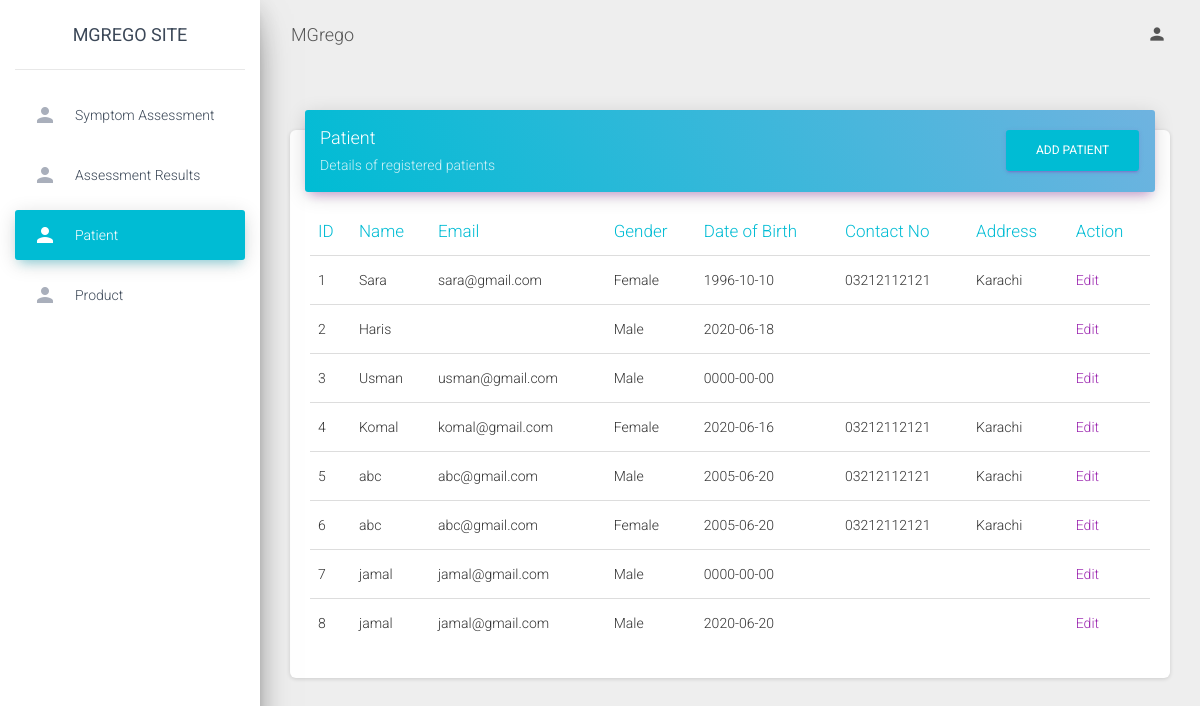
Page /Patient.php (signed in) on the committed database.
### tables this page shows
CREATE TABLE `patient` (
  `P_Id` int(11) NOT NULL,
  `P_Name` varchar(255) NOT NULL,
  `P_BirthDate` date DEFAULT NULL,
  `P_Gender` varchar(25) DEFAULT NULL,
  `P_Email` varchar(255) DEFAULT NULL,
  `P_Password` varchar(20) NOT NULL,
  `P_Contact` varchar(20) DEFAULT NULL,
  `P_Address` varchar(255) DEFAULT NULL
);

### Patient.php (the view, shortened to what this page needs)
<?php
include 'header.php';
if(!isset($_SESSION['admin']))
{
    header('location:Admin.php');
}else{
include 'connection.php';
$query="select * from patient";
$result=mysqli_query($conn,$query);
?>
<div class="content">
        <div class="container-fluid">
          <div class="row">
            <div class="col-md-12">
              <div class="card">
                <div class="card-header card-header-primary">
                  <div class="row">
                    <div class="col-lg-10">
                    <h4 class="card-title ">Patient</h4>
                    <p class="card-category"> Details of registered patients</p>
                    </div>
                    <div class="col-lg-2">
                      <a href="AddPatient.php"><button class="btn btn-primary pull-right">Add Patient</button></a>
                    </div>
                  </div>
                </div>
                <div class="card-body">
                  <div class="table-responsive">
                    <table class="table">
                      <thead class=" text-primary">
                        <th>
                          ID
                        </th>
                        <th>
                          Name
                        </th>
                        <th>
                          Email
                        </th>
                        <th>
                          Gender
                        </th>
                        <th>
                          Date of Birth
                        </th>
                        <th>
                          Contact No
                        </th>
                        <th>
                          Address
                        </th>
                        <th>
                          Action
                        </th>
                      </thead>
                      <tbody>
                        <?php
                        while($row=mysqli_fetch_array($result))
                        {
                          ?>
                          <tr>
                          <td><?php echo $row['P_Id'];?></td>
                          <td><?php echo $row['P_Name'];?></td>
                          <td><?php echo $row['P_Email'];?></td>
                          <td><?php echo $row['P_Gender'];?></td>
                          <td><?php echo $row['P_BirthDate'];?></td>
                          <td><?php echo $row['P_Contact'];?></td>
                          <td><?php echo $row['P_Address'];?></td>
                          <td><a href="<?php echo 'UpdateProfile.php?id='.$row['P_Id'];?>">Edit</a></td>
                          </tr>
                          <?php
                        }
                        ?>
                      </tbody>
                    </table>
                  </div>
                </div>
              </div>
            </div>
<?php
include 'footer.php';
}
?>

### rows in the picture
patient: P_Id "1", P_Name "Sara", P_Email "sara@gmail.com", P_Gender "Female", P_BirthDate "1996-10-10", P_Contact "03212112121", P_Address "Karachi"
patient: P_Id "2", P_Name "Haris", P_Gender "Male", P_BirthDate "2020-06-18"
patient: P_Id "3", P_Name "Usman", P_Email "usman@gmail.com", P_Gender "Male", P_BirthDate "0000-00-00"
patient: P_Id "4", P_Name "Komal", P_Email "komal@gmail.com", P_Gender "Female", P_BirthDate "2020-06-16", P_Contact "03212112121", P_Address "Karachi"
patient: P_Id "5", P_Name "abc", P_Email "abc@gmail.com", P_Gender "Male", P_BirthDate "2005-06-20", P_Contact "03212112121", P_Address "Karachi"
patient: P_Id "6", P_Name "abc", P_Email "abc@gmail.com", P_Gender "Female", P_BirthDate "2005-06-20", P_Contact "03212112121", P_Address "Karachi"
patient: P_Id "7", P_Name "jamal", P_Email "jamal@gmail.com", P_Gender "Male", P_BirthDate "0000-00-00"
patient: P_Id "8", P_Name "jamal", P_Email "jamal@gmail.com", P_Gender "Male", P_BirthDate "2020-06-20"
